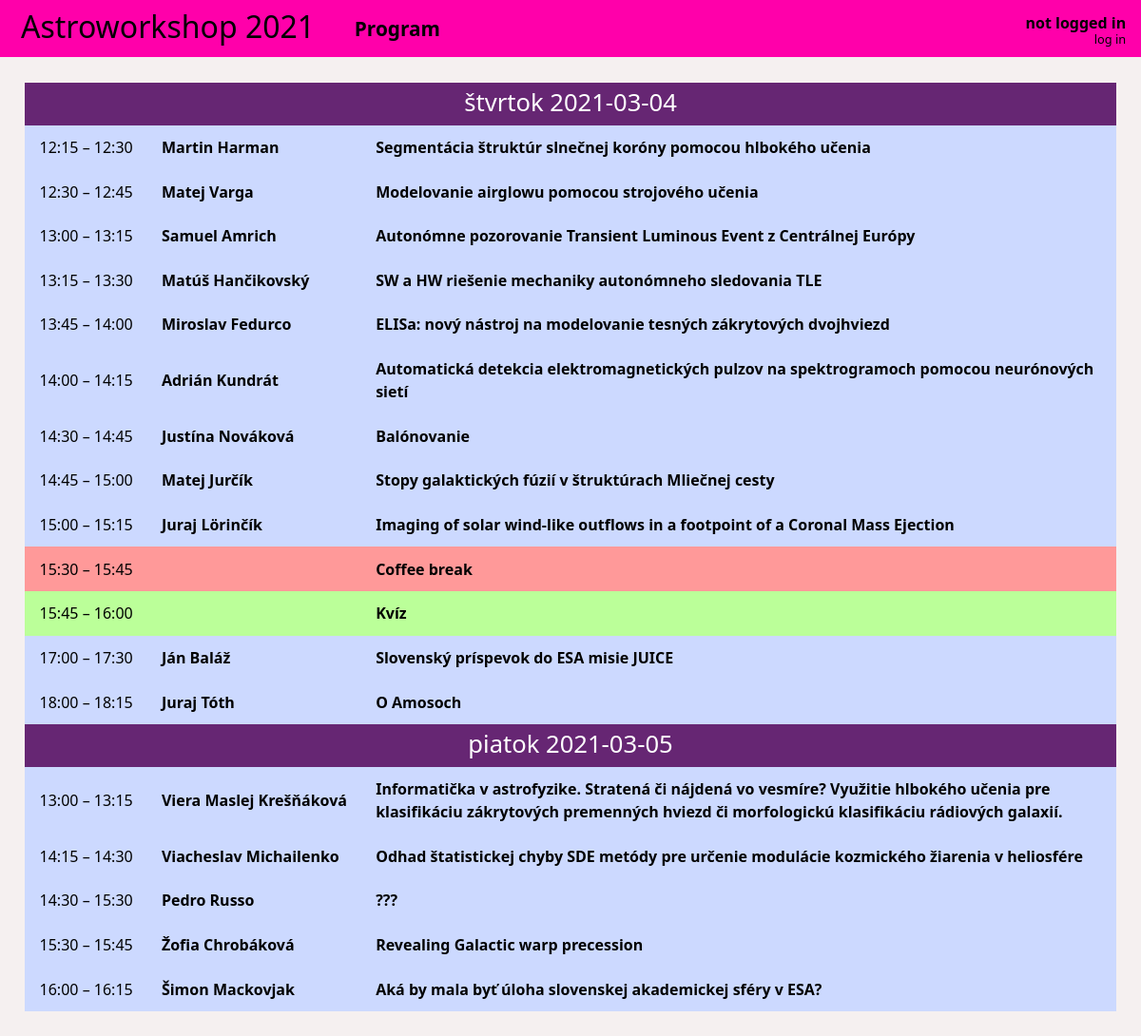
The app's page /, older data.
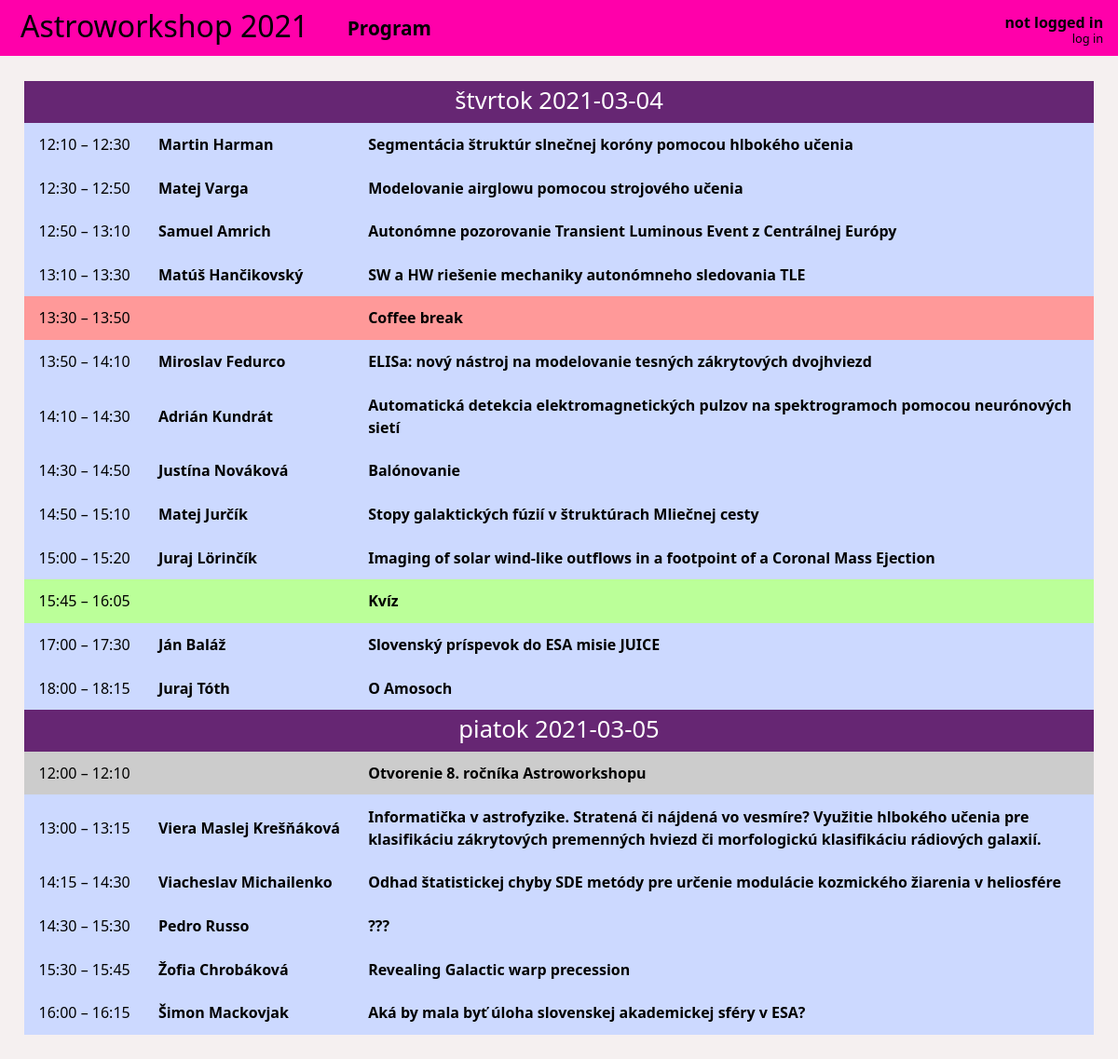
The same page, newer data.
### core/models/slot.py (models this page shows, shortened)
class Slot(models.Model):
    class Meta:
        ordering = ['start']
    objects = SlotQuerySet.as_manager()
    CATEGORY_TALK = 'T'
    CATEGORY_WORKSHOP = 'W'
    CATEGORY_MEAL = 'M'
    CATEGORY_OTHER = 'O'
    CATEGORIES = [
        (CATEGORY_TALK, 'Prednáška'),
        (CATEGORY_WORKSHOP, 'Workshop'),
        (CATEGORY_MEAL, 'Jedlo'),
        (CATEGORY_OTHER, 'Ostatné'),
    ]
    title = models.CharField(null=True, blank=True, unique=True, max_length=256)
    abstract = models.TextField(null=True, blank=True, max_length=4096)
    start = models.DateTimeField(null=True, blank=True, unique=True)
    duration = models.PositiveIntegerField(null=False)
    person = models.ManyToManyField('Participant', related_name='people', blank=True)
    event = models.ForeignKey('Event', null=True, blank=True, on_delete=models.CASCADE)
    category = models.CharField(max_length=1, choices=CATEGORIES, default=CATEGORY_TALK)

### core/models/participant.py (models this page shows, shortened)
class Participant(AbstractUser):
    class Meta:
        ordering = ['last_name', 'first_name']
    affiliations = models.ManyToManyField('Institute', through='Affiliation')
    participations = models.ManyToManyField(
        'Event',
        through='Participation',
        through_fields=('person', 'event'),
    )

### core/views/talks.py (the view)
# urls.py: path('', talks.ProgrammeView.as_view(), name='default'),
class ProgrammeView(django.views.generic.ListView):
    model = Slot
    context_object_name = 'slots'
    template_name = 'core/programme.html'
    def get_queryset(self):
        return self.model.objects \
            .with_people() \
            .filter(event__code=self.kwargs.get('year', "2021")) \
            .annotate(
                date=TruncDay('start'),
            ) \
            .order_by('start')

### core/models/slot.py (called while the page is built)
    def with_people(self):
        return self.prefetch_related(
            Prefetch('person', to_attr='people')
        ).annotate(
            people_count=Count('person')
        )

### core/templatetags/astro.py (called while the page is built)
@register.filter(name='add_minutes')
def add_minutes(base, value):
    return base + datetime.timedelta(minutes=value)

### core/templates/core/programme.html (shortened to what this page needs)
{% extends 'core/base.html' %}
{% load astro tz %}
{% timezone "Europe/Moscow" %}
{% block page %}
    <table>
        {% regroup slots by date as slots_date %}
        {% for day, slots_day in slots_date %}
            <tr>
                <th class="day" colspan="4">{{ day|date:"l Y-m-d"|default:"zatiaľ nezaradené" }}</th>
            </tr>
            {% for slot in slots_day %}
                <tr class="category-{{ slot.category }}">
                    <td class="time">
                        {{ slot.start|timezone:"Europe/Bratislava"|time:"H:i" }}
                        {% if slot.start and slot.duration > 0 %}
                            &ndash;&nbsp;{{ slot.start|add_minutes:slot.duration|timezone:"Europe/Bratislava"|time:"H:i" }}
                        {% endif %}
                    </td>
                    <td class="person">
                        {% for person in slot.people %}
                            <a href="{% url 'account' person.username %}">{{ person.get_full_name }}</a>
                        {% endfor %}
                    </td>
                    <td class="title">
                        <a href="{% url 'slot' id=slot.id %}">{{ slot.title }}</a>
                    </td>
                </tr>
            {% endfor %}
        {% endfor %}
    </table>
{% endblock %}
{% endtimezone %}

Row changes from the older to the newer data that the page shows:
no longer on one of the page's lists (row unchanged): Slot: start "13:00", start|add_minutes "13:15", title "Informatička v astrofyzike. Stratená či nájdená vo vesmíre? Využitie hlbokého učenia pre klasifikáciu zákrytových premenných hviezd či morfologickú klasifikáciu rádiových galaxií."
no longer on one of the page's lists (row unchanged): Slot: start "14:15", start|add_minutes "14:30", title "Odhad štatistickej chyby SDE metódy pre určenie modulácie kozmického žiarenia v heliosfére"
no longer on one of the page's lists (row unchanged): Slot: start "14:30", start|add_minutes "15:30", title "???"
no longer on one of the page's lists (row unchanged): Slot: start "15:30", start|add_minutes "15:45", title "Revealing Galactic warp precession"
no longer on one of the page's lists (row unchanged): Slot: start "16:00", start|add_minutes "16:15", title "Aká by mala byť úloha slovenskej akademickej sféry v ESA?"
changed Slot "Segmentácia štruktúr slnečnej koróny pomocou hlbokého učenia": start "12:15" → "12:10"
changed Slot "Modelovanie airglowu pomocou strojového učenia": start|add_minutes "12:45" → "12:50"
changed Slot "Autonómne pozorovanie Transient Luminous Event z Centrálnej Európy": start "13:00" → "12:50"; start|add_minutes "13:15" → "13:10"
changed Slot "SW a HW riešenie mechaniky autonómneho sledovania TLE": start "13:15" → "13:10"
changed Slot "Coffee break": start "15:30" → "13:30"; start|add_minutes "15:45" → "13:50"; moves up the list
changed Slot "ELISa: nový nástroj na modelovanie tesných zákrytových dvojhviezd": start "13:45" → "13:50"; start|add_minutes "14:00" → "14:10"
changed Slot (number 7 of 19 on the later page): start "14:00" → "14:10"; start|add_minutes "14:15" → "14:30"
changed Slot "Balónovanie": start|add_minutes "14:45" → "14:50"
changed Slot "Stopy galaktických fúzií v štruktúrach Mliečnej cesty": start "14:45" → "14:50"; start|add_minutes "15:00" → "15:10"
changed Slot "Imaging of solar wind-like outflows in a footpoint of a Coronal Mass Ejection": start|add_minutes "15:15" → "15:20"
changed Slot "Kvíz": start|add_minutes "16:00" → "16:05"
added Slot: day "piatok 2021-03-05", start "12:00", start|add_minutes "12:10", title "Otvorenie 8. ročníka Astroworkshopu", category "O" (drawn), Slot (start "13:00", start|add_minutes "13:15", title "Informatička v astrofyzike. Stratená či nájdená vo vesmíre? Využitie hlbokého učenia pre klasifikáciu zákrytových premenných hviezd či morfologickú klasifikáciu rádiových galaxií."), Participant (get_full_name "Viera Maslej Krešňáková"), Slot (start "14:15", start|add_minutes "14:30", title "Odhad štatistickej chyby SDE metódy pre určenie modulácie kozmického žiarenia v heliosfére"), Participant (get_full_name "Viacheslav Michailenko"), Slot (start "14:30", start|add_minutes "15:30", title "???"), Participant (get_full_name "Pedro Russo"), Slot (start "15:30", start|add_minutes "15:45", title "Revealing Galactic warp precession"), Participant (get_full_name "Žofia Chrobáková"), Slot (start "16:00", start|add_minutes "16:15", title "Aká by mala byť úloha slovenskej akademickej sféry v ESA?"), Participant (get_full_name "Šimon Mackovjak")
computed for Slot (number 15 of 19 on the later page): loses Participant (get_full_name "Viera Maslej Krešňáková")
computed for Slot (number 16 of 19 on the later page): loses Participant (get_full_name "Viacheslav Michailenko")
computed for Slot (number 17 of 19 on the later page): loses Participant (get_full_name "Pedro Russo")
computed for Slot "Revealing Galactic warp precession": loses Participant (get_full_name "Žofia Chrobáková")
computed for Slot "Aká by mala byť úloha slovenskej akademickej sféry v ESA?": loses Participant (get_full_name "Šimon Mackovjak")
